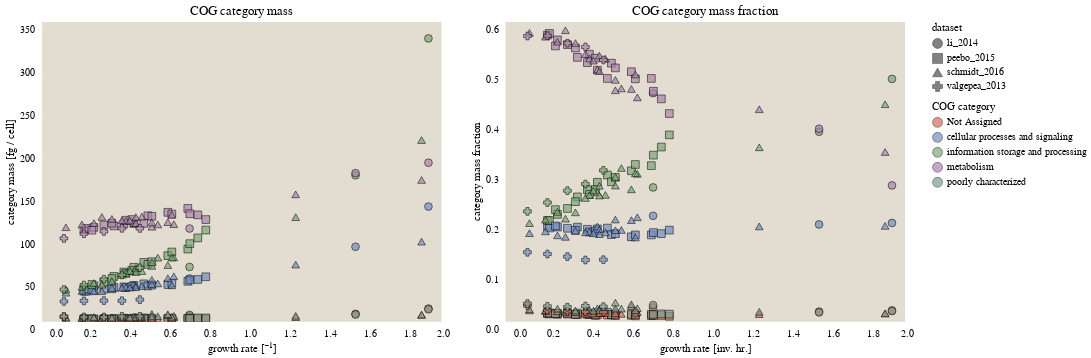

The code cell stored with this chart in its notebook:
### Code cell
# Define the chart base
base = alt.Chart(class_fraction, width=400, height=300)


# Add points for the category mass
tot_mass = base.mark_point(size=60
        ).encode(
            y=alt.Y('category_mass', 
                    axis=alt.Axis(title='category mass [fg / cell]')),
            x=alt.X('growth_rate_hr', 
                    axis=alt.Axis(title='growth rate [\u207b\u00b9]')),
            fill=alt.Color('cog_class:N', legend=alt.Legend(title='COG category')),
            tooltip=['dataset', 'condition', 'growth_rate_hr', 'cog_class'],
            shape='dataset:O',
            **stroke_defaults
        ).properties(
            title='COG category mass'
        ).interactive()

# Add points for the category fractional mass 
frac_mass = base.mark_point(size=60).encode(
            y=alt.Y('category_frac_mass', 
                    axis=alt.Axis(title='category mass fraction')),
            x=alt.X('growth_rate_hr', 
                    axis=alt.Axis(title='growth rate [inv. hr.]')),
            fill=alt.Color('cog_class:N', legend=alt.Legend(title='COG category')),
            tooltip=['dataset', 'condition', 'growth_rate_hr', 'cog_class'],
            shape='dataset:O',
            **stroke_defaults
    ).properties(
    title='COG category mass fraction'
    ).interactive()

chart = alt.hconcat(tot_mass, frac_mass)
chart

### Figure 1 — Vega-Lite specification as saved in the notebook (floating-point values rounded to 4 significant figures; data arrays with more than 128 entries replaced by an {"elided": "..."} marker saying what was removed)
{"$schema": "https://vega.github.io/schema/vega-lite/v3.4.0.json", "config": {"axis": {"domainColor": null, "grid": false, "labelFont": "Lucida Sans", "tickColor": "white", "tickOffset": 8, "tickWidth": 1.5, "ticks": true, "titleFont": "Lucida Sans", "titleFontWeight": 400}, "background": "white", "group": {"fill": "#E3DCD0"}, "legend": {"labelFont": "Lucida Sans", "titleFont": "Lucida Sans", "titleFontWeight": 400}, "mark": {"stroke": "black", "strokeWidth": 0.5}, "range": {"category": ["#D56C55", "#738FC1", "#7AA974", "#AB85AC", "#7E9D90", "#905426", "#EAC264"]}, "title": {"anchor": "middle", "font": "Lucida Sans", "fontWeight": 400}, "view": {"fill": "#E3DCD0", "height": 300, "strokeWidth": 0, "width": 400}}, "data": {"name": "data-3328fb57e421c8bc0d522e71ee8978d4"}, "datasets": {"data-3328fb57e421c8bc0d522e71ee8978d4": {"elided": "240 records"}}, "hconcat": [{"encoding": {"fill": {"field": "cog_class", "legend": {"title": "COG category"}, "type": "nominal"}, "shape": {"field": "dataset", "type": "ordinal"}, "stroke": {"value": "black"}, "strokeWidth": {"value": 0.75}, "tooltip": [{"field": "dataset", "type": "nominal"}, {"field": "condition", "type": "nominal"}, {"field": "growth_rate_hr", "type": "quantitative"}, {"field": "cog_class", "type": "nominal"}], "x": {"axis": {"title": "growth rate [⁻¹]"}, "field": "growth_rate_hr", "type": "quantitative"}, "y": {"axis": {"title": "category mass [fg / cell]"}, "field": "category_mass", "type": "quantitative"}}, "height": 300, "mark": {"size": 60, "type": "point"}, "selection": {"selector003": {"bind": "scales", "encodings": ["x", "y"], "type": "interval"}}, "title": "COG category mass", "width": 400}, {"encoding": {"fill": {"field": "cog_class", "legend": {"title": "COG category"}, "type": "nominal"}, "shape": {"field": "dataset", "type": "ordinal"}, "stroke": {"value": "black"}, "strokeWidth": {"value": 0.75}, "tooltip": [{"field": "dataset", "type": "nominal"}, {"field": "condition", "type": "nominal"}, {"field": "growth_rate_hr", "type": "quantitative"}, {"field": "cog_class", "type": "nominal"}], "x": {"axis": {"title": "growth rate [inv. hr.]"}, "field": "growth_rate_hr", "type": "quantitative"}, "y": {"axis": {"title": "category mass fraction"}, "field": "category_frac_mass", "type": "quantitative"}}, "height": 300, "mark": {"size": 60, "type": "point"}, "selection": {"selector004": {"bind": "scales", "encodings": ["x", "y"], "type": "interval"}}, "title": "COG category mass fraction", "width": 400}]}
